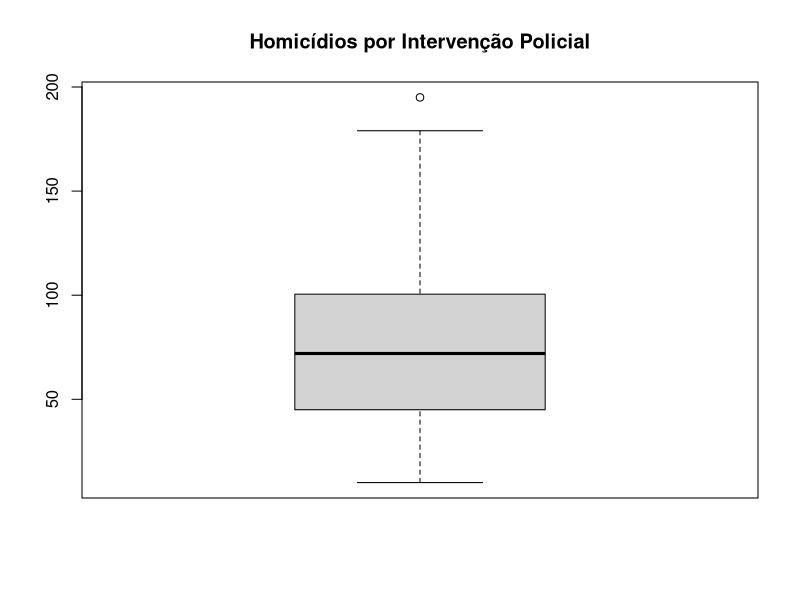
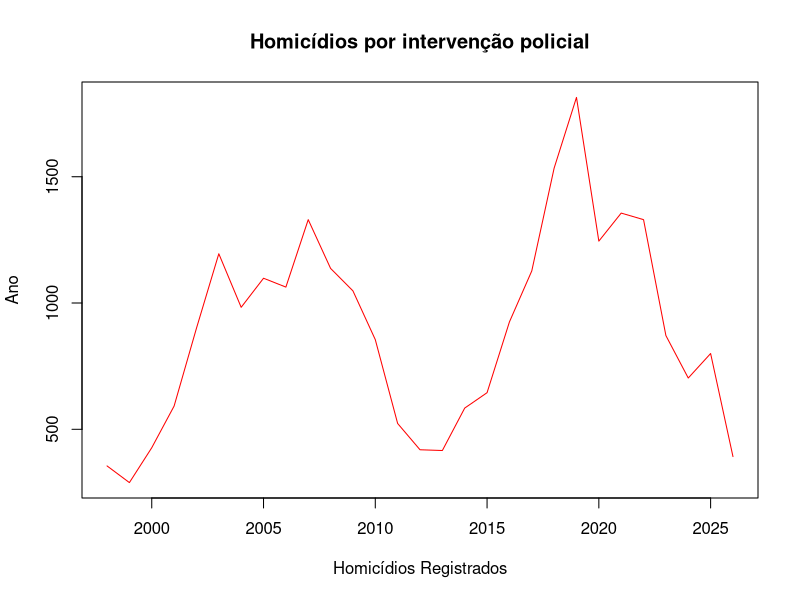
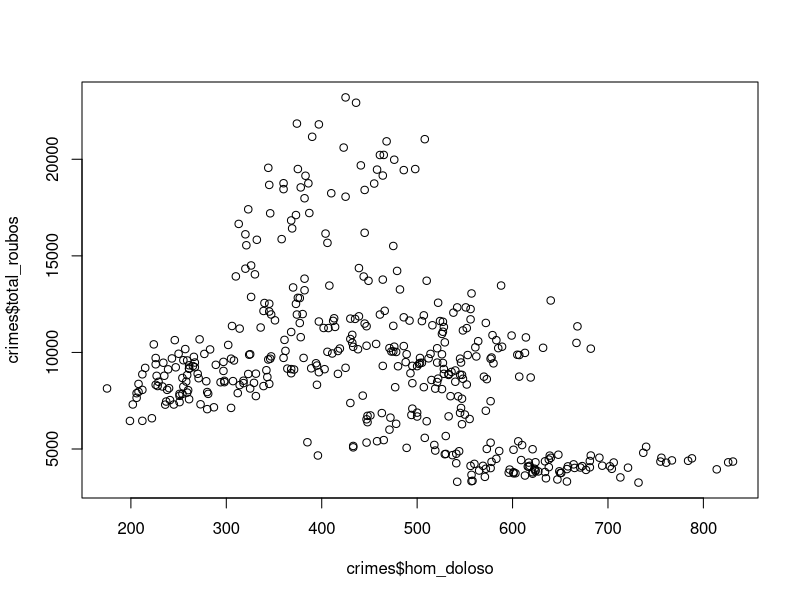
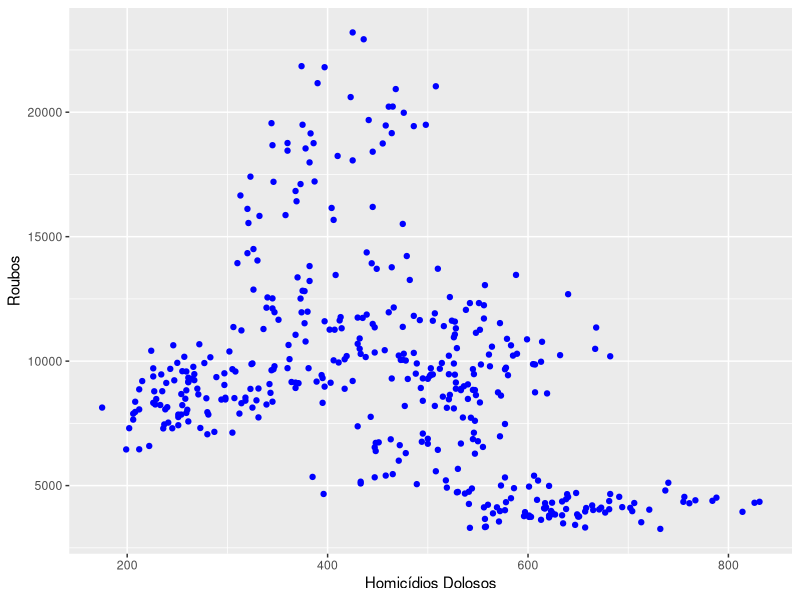
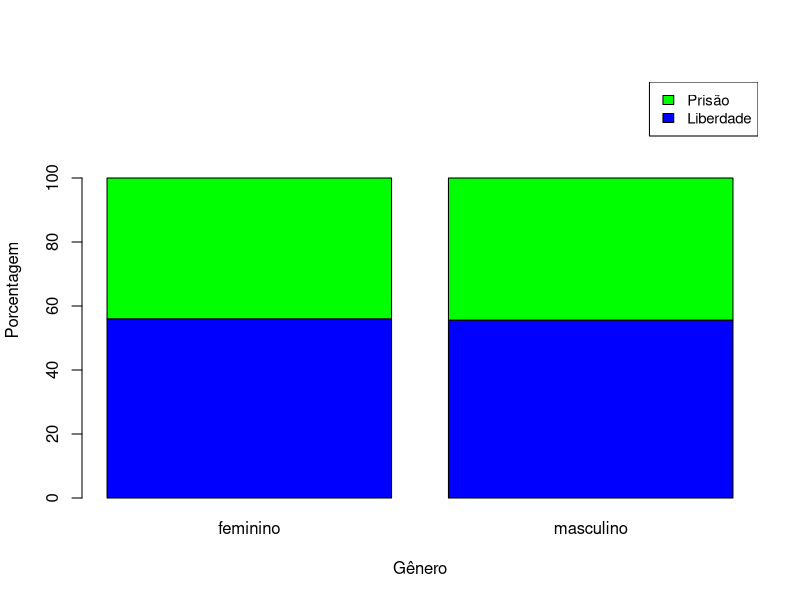
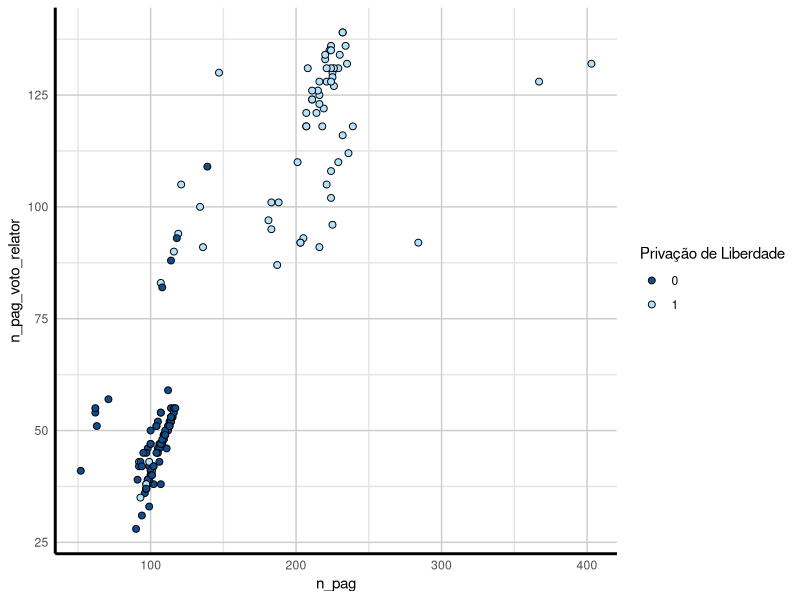

These charts were generated, in order, by the following R code:
#==== ANALISANDO DADOS REAIS DE CRIMES NO ERJ =====


#Biblioteca
library(tidyverse)

#====IMPORTAÇÃO E LEITURA INICIAL ====
crimes<-read.csv("DOMensalEstadoDesde1991.csv", #nome do arquivo já na pasta do projeto
                 sep=";",                       #forma de separação dos dados no csv
                 header=TRUE)                   #mantém os títulos das colunas


view(crimes)

str(crimes) #O R está lendo como 'integer' - números inteiros, todas as  colunas


#==== MODOS DE RESUMIR e VISUALIZAR OS DADOS ====

#Verificando NAs

nas <- colSums(is.na(crimes[, 3:58])) #soma, coluna a coluna, quantos nas
nas

# Comando do R BASE para separar letalidade policial sem NAs
letalidadepolicial <- crimes$hom_por_interv_policial[!is.na(crimes$hom_por_interv_policial)]

#mesmo comando na linguagem tidy usando filter( ) e pull( )

letalidadepolicial<- crimes %>%
                     filter(!is.na(hom_por_interv_policial)) %>%
                     pull(hom_por_interv_policial)


#Resumindo os dados de letalidade policial

#Verificando tamanho do vetor
length(letalidadepolicial)

#Sumário estatístico
summary(letalidadepolicial)

#Desvio-padrão
sd(letalidadepolicial)

#Coeficiente de variação
cvar<-(sd(letalidadepolicial)/mean(letalidadepolicial))*100
cvar

boxplot(letalidadepolicial, main="Homicídios por Intervenção Policial")
abline(h=0)

#Série temporal anual

letalidadeanual<-crimes[85:427,] %>%  #linhas selecionadas para não pegar na
                 group_by(ano) %>%    #agrupa por ano, retirando as repetições
                 summarise(registros = sum(hom_por_interv_policial, na.rm=TRUE)) 
#mantém apenas o crime de interesse e soma os registros

ano<-1998:2026 #criando nosso eixo x


plot(ano,letalidadeanual$registros,
                          type="l", 
                          col="red", 
     xlab="Homicídios Registrados",
     ylab="Ano",
     main="Homicídios por intervenção policial")

#====VERIFICANDO ASSOCIAÇÕES ====

#Homicidios Dolosos e Roubos

#Teste de correlação de Pearson
cor.test(crimes$hom_doloso, crimes$total_roubos)

#Diagrama de Dispersão do R base (Scatterplot)
plot(crimes$hom_doloso, crimes$total_roubos) 

#Usando o GGplot - Gráfico mais bonito

ggplot(data= crimes) +                                 #origem dos dados
     geom_point(
       mapping=aes(x=hom_doloso, y=total_roubos),      #Valores dos eixos
       color="blue") +
       labs(
         x= "Homicídios Dolosos",
         y= "Roubos")


#Conjunto de Dados do 8 de Janeiro

#install.packages("readxl")

library(readxl)

aps<-read_xlsx("8jan23.xlsx")

str(aps)

#Verificando associação entre tipo de pena e genero

#tabela de frequências
tabela<- table(aps$sexo, aps$privacao_liberdade)
addmargins(tabela)
colnames(tabela)<-c("Liberdade", "Prisão")         

#tabela de proporções
tabprop<-round(prop.table(tabela,1)*100,1) #calcular as proporções por linha e arredondar p 1 casa decimal
tabprop
addmargins(tabprop,2)

#Gráfico de Barras das Proproporções
x11()
barplot(t(tabprop), #linhas em colunas
        xlab="Gênero", ylab="Porcentagem",
        axes=F, #não desenha automaticamente os eixos
        col=c("blue","green"), 
        ylim=c(0,130)) #definir o limite do eixo y
axis(2, at=seq(0,100,20)) #como o eixo y aparecerá
legend("topright",        #legenda do gráico
       legend=rev(colnames(tabela)), 
       fill=rev(c("blue", "green")),
       cex=0.9)

#teste qui-quadrado para nossa tabela de dupla-entrada

chisq.test(tabela)


#testando associação entre número de páginas dos acórdãos, votos e tipo de pena

ggplot(aps, aes(x = n_pag, y = n_pag_voto_relator)) +
  geom_point(aes(fill = factor(privacao_liberdade)), 
             shape = 21, color = "black", size = 2) +
  scale_fill_manual(values = c("0" = "dodgerblue4", "1" = "lightskyblue1")) +
  labs(fill = "Privação de Liberdade") +
  theme_minimal() +
  theme(
    # Linhas dos eixos X e Y
    axis.line.x = element_line(color = "black", linewidth = 1),
    axis.line.y = element_line(color = "black", linewidth = 1),
    
    # Maior destaque nas linhas de grade (opcional)
    panel.grid.major = element_line(color = "gray80", linewidth = 0.5),
    panel.grid.minor = element_line(color = "gray90", linewidth = 0.5))
